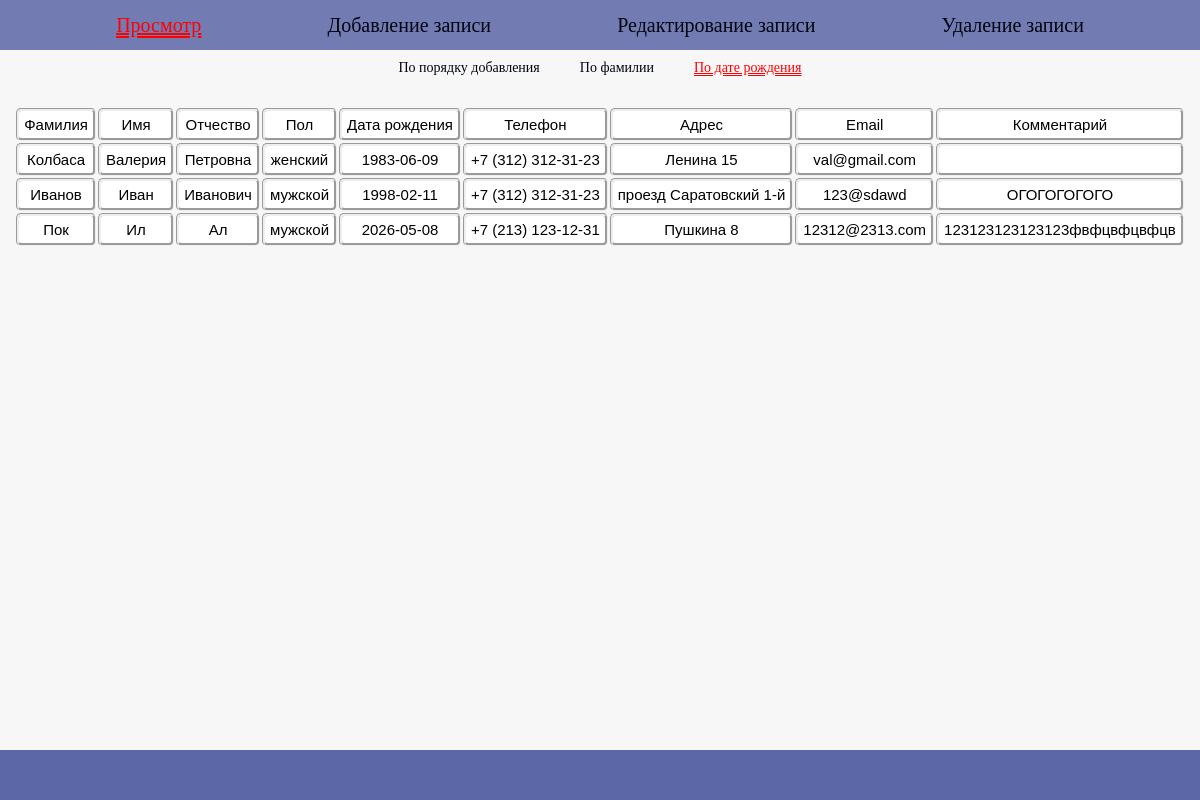
The app's page /index.php?page=view&sort=date with its own data.
### tables this page shows
CREATE TABLE contacts (
        id INTEGER PRIMARY KEY AUTOINCREMENT,
        surname TEXT NOT NULL,
        name TEXT NOT NULL,
        lastname TEXT DEFAULT '',
        gender TEXT DEFAULT '',
        birth_date TEXT,
        phone TEXT DEFAULT '',
        location TEXT DEFAULT '',
        email TEXT DEFAULT '',
        comment TEXT DEFAULT '',
        created_at TEXT DEFAULT CURRENT_TIMESTAMP
    );

### viewer.php (the view, shortened to what this page needs)
<?php
function get_viewer($sort = 'id', $page = 1)
{
    $db = get_db();
    $columns = array(
        'id'      => 'id',
        'surname' => 'surname',
        'date'    => 'birth_date',
    );
    $order = isset($columns[$sort]) ? $columns[$sort] : 'id';
    $per_page = 10;
    $page = (int) $page;
    $offset = ($page - 1) * $per_page;
    $res = $db->query("SELECT * FROM contacts ORDER BY $order ASC LIMIT $per_page OFFSET $offset");
    $html = '<table>';
    $html .= '<tr>'
        . '<td>Фамилия</td><td>Имя</td><td>Отчество</td><td>Пол</td>'
        . '<td>Дата рождения</td><td>Телефон</td><td>Адрес</td>'
        . '<td>Email</td><td>Комментарий</td>'
        . '</tr>';
    foreach ($res as $row) {
        $html .= '<tr>'
            . '<td>' . htmlspecialchars($row['surname']) . '</td>'
            . '<td>' . htmlspecialchars($row['name']) . '</td>'
            . '<td>' . htmlspecialchars($row['lastname']) . '</td>'
            . '<td>' . htmlspecialchars($row['gender']) . '</td>'
            . '<td>' . htmlspecialchars($row['birth_date']) . '</td>'
            . '<td>' . htmlspecialchars($row['phone']) . '</td>'
            . '<td>' . htmlspecialchars($row['location']) . '</td>'
            . '<td>' . htmlspecialchars($row['email']) . '</td>'
            . '<td>' . htmlspecialchars($row['comment']) . '</td>'
            . '</tr>';
    }
    $html .= '</table>';
    return $html;
}

### style.css (style rules this page uses)
:root { --color_a: rgb(1, 5, 17); --back_a: rgba(92, 103, 168, 0.541); }
html { font-family: sans-serif; font-size: 17px; }
body { padding: 0; margin: 0; font-family: sans-serif; background-color: rgb(247, 247, 247); font-size: 20px; }
*, *::after, *::before { box-sizing: border-box; }
table { margin: 0 auto; font-size: 15px; }
td { background-color: white; padding: 5px; margin: 500px; border-radius: 5px; border:groove; }

### records on screen
contacts: surname "Колбаса", name "Валерия", lastname "Петровна", gender "женский", birth_date "1983-06-09", phone "+7 (312) 312-31-23", location "Ленина 15", email "val@gmail.com"
contacts: surname "Иванов", name "Иван", lastname "Иванович", gender "мужской", birth_date "1998-02-11", phone "+7 (312) 312-31-23", location "проезд Саратовский 1-й", email "123@sdawd", comment "ОГОГОГОГОГО"
contacts: surname "Пок", name "Ил", lastname "Ал", gender "мужской", birth_date "2026-05-08", phone "+7 (213) 123-12-31", location "Пушкина 8", email "12312@2313.com", comment "123123123123123фвфцвфцвфцв"

### other values on screen
$label "Просмотр"
$label "Добавление записи"
$label "Редактирование записи"
$label "Удаление записи"
$label "По порядку добавления"
$label "По фамилии"
$label "По дате рождения"
